Frame 1 (no input): blank canvas, image omitted
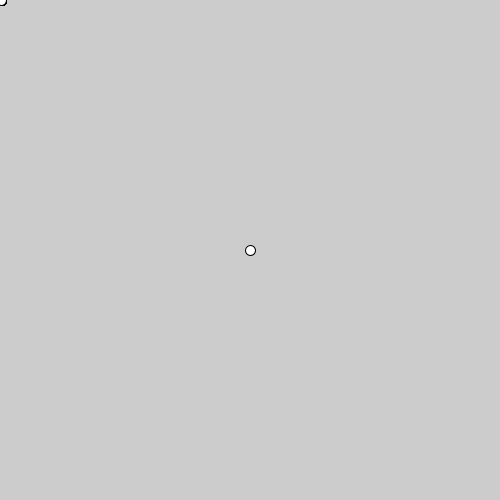
Frame 60 (the mouse pressed at the canvas centre just before this capture)
Frame 120 (the mouse held since frame 60 and released just before this capture): identical to frame 60, image omitted

The Processing sketch that drew this single still picture (run headless with seeded random() and noise(); from frame 60 on, the mouse is pressed at the canvas centre):

// Processing sketch: week4_2
// ── week4_2.pde
void setup(){
  
  size(500,500);
}
float x=250,y=250;///變數位置精確
float vx=1.0 , vy = -0.5;
void draw(){
  ellipse(x,y,10,10);//橢圓
  x = vx;
  y = vy;
  if(x>500) vx = -vx;
  if(y < 0) vy = -vy;

}
